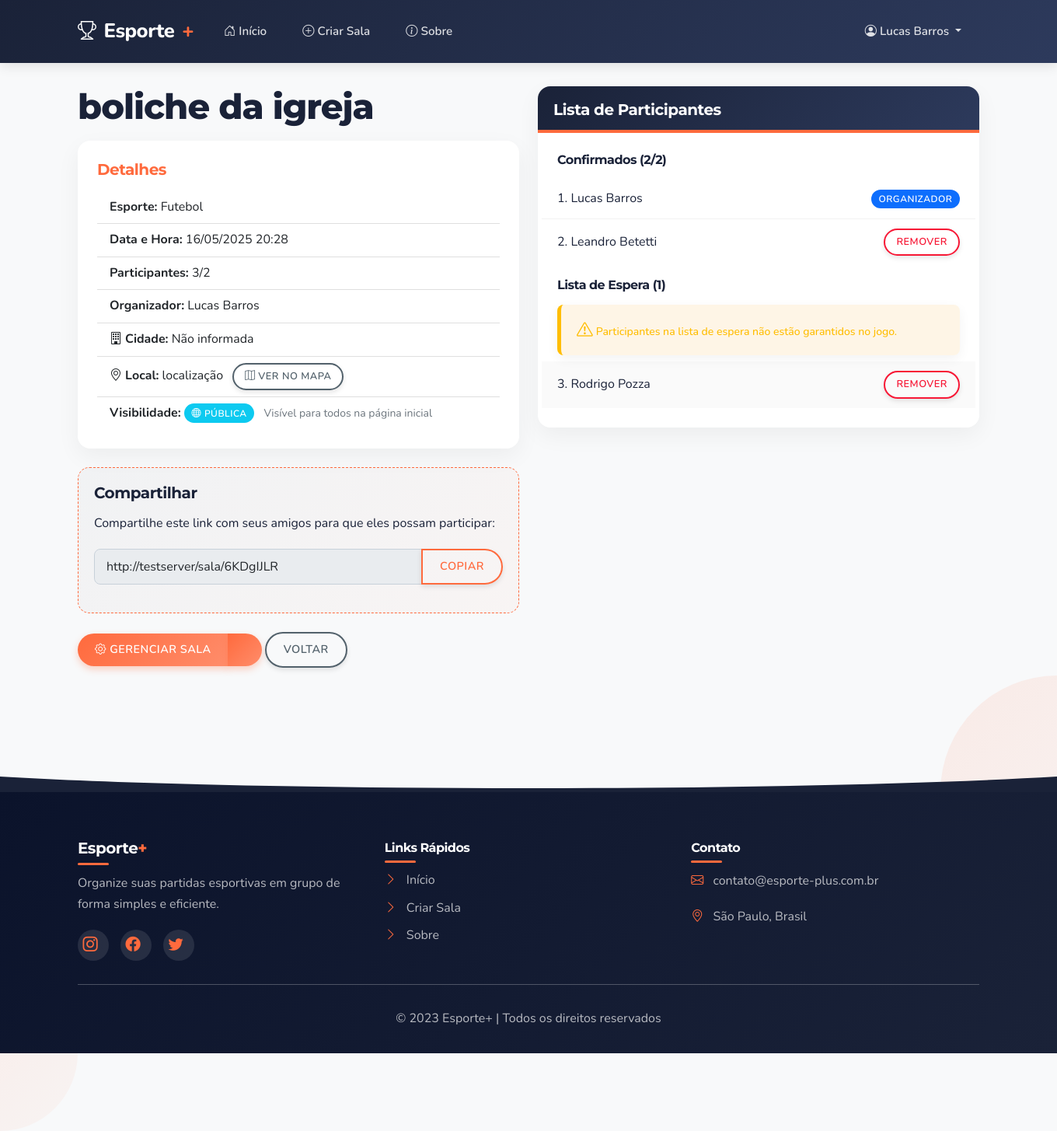
Screenshot of /sala/6KDgIJLR (signed in) with the database file from the repository.
### app/models/models.py (models this page shows, shortened)
class User(db.Model, UserMixin):
    __tablename__ = 'users'
    id = db.Column(db.Integer, primary_key=True)
    username = db.Column(db.String(50), unique=True, nullable=False)
    email = db.Column(db.String(100), unique=True, nullable=False)
    password_hash = db.Column(db.String(200), nullable=False)
    name = db.Column(db.String(100), nullable=False)
    created_at = db.Column(db.DateTime, default=datetime.utcnow)
    is_active = db.Column(db.Boolean, default=True)
    rooms_created = db.relationship('Room', backref='creator', lazy=True, foreign_keys='Room.creator_id')
    participations = db.relationship('Participant', backref='user', lazy=True)
    def get_participation(self, room_id):
        for p in self.participations:
            if p.room_id == room_id and p.is_active:
                return p
        return None

class Room(db.Model):
    __tablename__ = 'rooms'
    id = db.Column(db.Integer, primary_key=True)
    name = db.Column(db.String(100), nullable=False)
    sport = db.Column(db.String(50), nullable=False)
    date = db.Column(db.DateTime, nullable=False)
    max_participants = db.Column(db.Integer, nullable=False)
    description = db.Column(db.Text, nullable=True)
    link_code = db.Column(db.String(10), unique=True, nullable=False)
    created_at = db.Column(db.DateTime, default=datetime.utcnow)
    is_active = db.Column(db.Boolean, default=True)
    creator_id = db.Column(db.Integer, db.ForeignKey('users.id'), nullable=False)
    is_private = db.Column(db.Boolean, default=False)
    location = db.Column(db.String(200), nullable=True)
    city = db.Column(db.String(100), nullable=False)
    valor = db.Column(db.Float, nullable=False, default=0.0)  # Valor por participante
    participants = db.relationship('Participant', backref='room', lazy=True)
    def is_full(self):
        return len(self.get_active_participants()) >= self.max_participants
    def get_active_participants(self):
        return [p for p in self.participants if p.is_active]
    def get_waiting_list(self):
        active_participants = self.get_active_participants()
        if len(active_participants) <= self.max_participants:
            return []
        return active_participants[self.max_participants:]
    def get_confirmed_participants(self):
        active_participants = self.get_active_participants()
        return active_participants[:min(len(active_participants), self.max_participants)]

class Participant(db.Model):
    __tablename__ = 'participants'
    id = db.Column(db.Integer, primary_key=True)
    user_id = db.Column(db.Integer, db.ForeignKey('users.id'), nullable=False)
    room_id = db.Column(db.Integer, db.ForeignKey('rooms.id'), nullable=False)
    registered_at = db.Column(db.DateTime, default=datetime.utcnow)
    is_active = db.Column(db.Boolean, default=True)
    checked_in = db.Column(db.Boolean, default=False)
    pagamento_status = db.Column(db.String(20), default='pendente')  # pendente, pago, cancelado
    pagamento_data = db.Column(db.DateTime, nullable=True)
    pagamento_metodo = db.Column(db.String(50), nullable=True)
    observacoes = db.Column(db.Text, nullable=True)
    def is_in_waiting_list(self):
        if not self.is_active:
            return False
        room = self.room
        active_participants = room.get_active_participants()
        participant_index = active_participants.index(self) if self in active_participants else -1
        return participant_index >= room.max_participants

### app/controllers/room_routes.py (the view)
@room_bp.route('/<link_code>')
def view_room(link_code):
    room = Room.query.filter_by(link_code=link_code).first_or_404()
    is_participating = False
    is_in_waiting_list = False
    user_participation = None
    if current_user.is_authenticated:
        user_participation = current_user.get_participation(room.id)
        is_participating = user_participation is not None
        if is_participating:
            is_in_waiting_list = user_participation.is_in_waiting_list()
    is_owner = current_user.is_authenticated and room.creator_id == current_user.id
    return render_template('view_room.html',
                          room=room,
                          is_owner=is_owner,
                          is_participating=is_participating,
                          is_in_waiting_list=is_in_waiting_list,
                          user_participation=user_participation)

### app/templates/view_room.html (shortened to what this page needs)
{% extends 'layout.html' %}
{% block content %}
<div class="row content-visible">
    <div class="col-md-6">
        <h1>{{ room.name }}</h1>
        <div class="card mb-4" data-aos="fade-up" data-aos-duration="300">
            <div class="card-body">
                <h5 class="card-title">Detalhes</h5>
                <ul class="list-group list-group-flush">
                    <li class="list-group-item"><strong>Esporte:</strong> {{ room.sport }}</li>
                    <li class="list-group-item"><strong>Data e Hora:</strong> {{ room.date.strftime('%d/%m/%Y %H:%M') }}</li>
                    <li class="list-group-item"><strong>Participantes:</strong> {{ room.get_active_participants()|length }}/{{ room.max_participants }}</li>
                    <li class="list-group-item"><strong>Organizador:</strong> {{ room.creator.name }}</li>
                    <li class="list-group-item">
                        <strong><i class="bi bi-building me-1"></i>Cidade:</strong>
                        <span>{{ room.city }}</span>
                    </li>
                    {% if room.location %}
                        <li class="list-group-item">
                            <strong><i class="bi bi-geo-alt me-1"></i>Local:</strong>
                            <span>{{ room.location }}</span>
                            {% if room.location|length > 5 %}
                                <a href="https://maps.google.com/?q={{ room.city }}, {{ room.location }}" target="_blank" class="btn btn-sm btn-outline-secondary ms-2">
                                    <i class="bi bi-map"></i> Ver no mapa
                                </a>
                            {% endif %}
                        </li>
                    {% endif %}
                    <li class="list-group-item">
                        <strong>Visibilidade:</strong>
                        {% if room.is_private %}
                            <span class="badge bg-secondary">
                                <i class="bi bi-lock-fill me-1"></i>Privada
                            </span>
                            <small class="text-muted ms-2">Esta sala só é acessível por link direto</small>
                        {% else %}
                            <span class="badge bg-info">
                                <i class="bi bi-globe me-1"></i>Pública
                            </span>
                            <small class="text-muted ms-2">Visível para todos na página inicial</small>
                        {% endif %}
                    </li>
                </ul>
            </div>
        </div>
        <div class="share-link" data-aos="fade-up" data-aos-duration="300">
            <h5>Compartilhar</h5>
            <p>Compartilhe este link com seus amigos para que eles possam participar:</p>
            <div class="input-group mb-3">
                <input type="text" class="form-control" value="{{ request.url }}" id="share-url" readonly>
                <button class="btn btn-outline-primary" type="button" onclick="copyShareLink()">Copiar</button>
            </div>
        </div>
        <div class="mt-4" data-aos="fade-up" data-aos-duration="300">
            {% if current_user.is_authenticated %}
                {% if is_owner %}
                    <div class="btn-group">
                        <a href="{{ url_for('room.manage_room', link_code=room.link_code) }}" class="btn btn-primary">
                            <i class="bi bi-gear"></i> Gerenciar Sala
                        </a>
                        <button type="button" class="btn btn-primary dropdown-toggle dropdown-toggle-split" data-bs-toggle="dropdown" aria-expanded="false">
                        </button>
                    </div>
                {% endif %}
            {% else %}
                <a href="{{ url_for('auth.login', next=request.url) }}" class="btn btn-primary">
                    Faça login para participar
                </a>
            {% endif %}
            <a href="{{ url_for('main.index') }}" class="btn btn-outline-secondary">Voltar</a>
        </div>
    </div>
    <div class="col-md-6">
        <div class="card mb-4" data-aos="fade-up" data-aos-duration="300">
            <div class="card-header">
                <h5 class="mb-0">Lista de Participantes</h5>
            </div>
            <div class="card-body">
                {% if room.get_active_participants() %}
                    <h6>Confirmados ({{ room.get_confirmed_participants()|length }}/{{ room.max_participants }})</h6>
                    <div class="participant-list mb-3">
                        {% for participant in room.get_confirmed_participants() %}
                            <div class="participant-item">
                                {{ loop.index }}. {{ participant.user.name }}
                                {% if participant.user.id == room.creator_id %}
                                    <span class="badge bg-primary ms-2">Organizador</span>
                                {% endif %}
                                {% if is_owner %}
                                    {% if participant.user.id != room.creator_id %}
                                        <a href="{{ url_for('room.remove_participant', link_code=room.link_code, participant_id=participant.id) }}"
                                           class="btn btn-sm btn-outline-danger float-end"
                                           onclick="return confirm('Tem certeza que deseja remover este participante?')">
                                            Remover
                                        </a>
                                    {% endif %}
                                {% endif %}
                            </div>
                        {% endfor %}
                    </div>
                    {% if room.get_waiting_list() %}
                        <h6>Lista de Espera ({{ room.get_waiting_list()|length }})</h6>
                        <div class="alert alert-warning mb-2">
                            <small><i class="bi bi-exclamation-triangle me-1"></i>Participantes na lista de espera não estão garantidos no jogo.</small>
                        </div>
                        <div class="participant-list waiting-list">
                            {% for participant in room.get_waiting_list() %}
                                <div class="participant-item">
                                    {{ loop.index + room.max_participants }}. {{ participant.user.name }}
                                    {% if is_owner %}
                                        {% if participant.user.id != room.creator_id %}
                                            <a href="{{ url_for('room.remove_participant', link_code=room.link_code, participant_id=participant.id) }}"
                                               class="btn btn-sm btn-outline-danger float-end"
                                               onclick="return confirm('Tem certeza que deseja remover este participante?')">
                                                Remover
                                            </a>
                                        {% endif %}
                                    {% endif %}
                                </div>
                            {% endfor %}
                        </div>
                    {% endif %}
                {% else %}
                    <p class="text-muted">Ainda não há participantes inscritos.</p>
                {% endif %}
            </div>
        </div>
    </div>
</div>
{% endblock %}

### app/templates/layout.html (shortened to what this page needs)
<!DOCTYPE html>
<html lang="pt-BR">
<head>
    <link href="https://cdn.jsdelivr.net/npm/bootstrap@5.1.3/dist/css/bootstrap.min.css" rel="stylesheet">
    <link rel="stylesheet" href="https://cdn.jsdelivr.net/npm/bootstrap-icons@1.8.1/font/bootstrap-icons.css">
    <link rel="stylesheet" href="{{ url_for('static', filename='css/style.css') }}">
    <link rel="stylesheet" href="https://unpkg.com/aos@next/dist/aos.css" />
</head>
<body>
    <nav class="navbar navbar-expand-lg navbar-dark sticky-top">
        <div class="container">
            <a class="navbar-brand" href="{{ url_for('main.index') }}">
                <i class="bi bi-trophy"></i>Esporte<span class="text-secondary">+</span>
            </a>
            <div class="collapse navbar-collapse" id="navbarNav">
                <ul class="navbar-nav me-auto">
                    <li class="nav-item">
                        <a class="nav-link {% if request.path == url_for('main.index') %}active{% endif %}" href="{{ url_for('main.index') }}">
                            <i class="bi bi-house-door"></i> Início
                        </a>
                    </li>
                    {% if current_user.is_authenticated %}
                    <li class="nav-item">
                        <a class="nav-link {% if request.path == url_for('room.create_room') %}active{% endif %}" href="{{ url_for('room.create_room') }}">
                            <i class="bi bi-plus-circle"></i> Criar Sala
                        </a>
                    </li>
                    {% endif %}
                    <li class="nav-item">
                        <a class="nav-link {% if request.path == url_for('main.about') %}active{% endif %}" href="{{ url_for('main.about') }}">
                            <i class="bi bi-info-circle"></i> Sobre
                        </a>
                    </li>
                </ul>
                <ul class="navbar-nav">
                    {% if current_user.is_authenticated %}
                        <li class="nav-item dropdown">
                            <a class="nav-link dropdown-toggle" href="#" id="navbarDropdown" role="button" data-bs-toggle="dropdown" aria-expanded="false">
                                <i class="bi bi-person-circle"></i> {{ current_user.name }}
                            </a>
                        </li>
                    {% endif %}
                </ul>
            </div>
        </div>
    </nav>
    <div class="container main-container">
        <div class="fade-in content-visible">
            {% block content %}{% endblock %}
        </div>
    </div>
    <footer class="footer">
        <div class="circle-decoration top-right"></div>
        <div class="circle-decoration bottom-left"></div>
        <div class="container">
            <div class="row">
                <div class="col-md-4">
                    <h5>Esporte<span class="text-secondary">+</span></h5>
                    <p>Organize suas partidas esportivas em grupo de forma simples e eficiente.</p>
                    <div class="social-icons mt-3">
                        <a href="#" class="social-icon"><i class="bi bi-instagram"></i></a>
                        <a href="#" class="social-icon"><i class="bi bi-facebook"></i></a>
                        <a href="#" class="social-icon"><i class="bi bi-twitter"></i></a>
                    </div>
                </div>
                <div class="col-md-4">
                    <h6>Links Rápidos</h6>
                    <ul class="list-unstyled">
                        <li><a href="{{ url_for('main.index') }}"><i class="bi bi-chevron-right"></i> Início</a></li>
                        <li><a href="{{ url_for('room.create_room') }}"><i class="bi bi-chevron-right"></i> Criar Sala</a></li>
                        <li><a href="{{ url_for('main.about') }}"><i class="bi bi-chevron-right"></i> Sobre</a></li>
                    </ul>
                </div>
                <div class="col-md-4">
                    <h6>Contato</h6>
                    <p>
                        <i class="bi bi-envelope"></i> contato@esporte-plus.com.br
                    </p>
                    <p>
                        <i class="bi bi-geo-alt"></i> São Paulo, Brasil
                    </p>
                </div>
            </div>
            <hr>
            <div class="row">
                <div class="col-md-12 text-center">
                    <p class="mb-0">
                        &copy; 2023 Esporte+ | Todos os direitos reservados
                    </p>
                </div>
            </div>
        </div>
    </footer>
</body>
</html>

### rows the page displays
User: name "Lucas Barros", creator.name "Lucas Barros"
Room: name "boliche da igreja", sport "Futebol", date "16/05/2025 20:28", max_participants "2", city "Não informada", location "localização"
Participant: user.name "Lucas Barros", shows "ORGANIZADOR"
Participant: user.name "Leandro Betetti"
Participant: user.name "Rodrigo Pozza"

### other values shown
{{ room.get_active_participants()|length }} "3"
{{ room.get_confirmed_participants()|length }} "2"
{{ room.get_waiting_list()|length }} "1"
